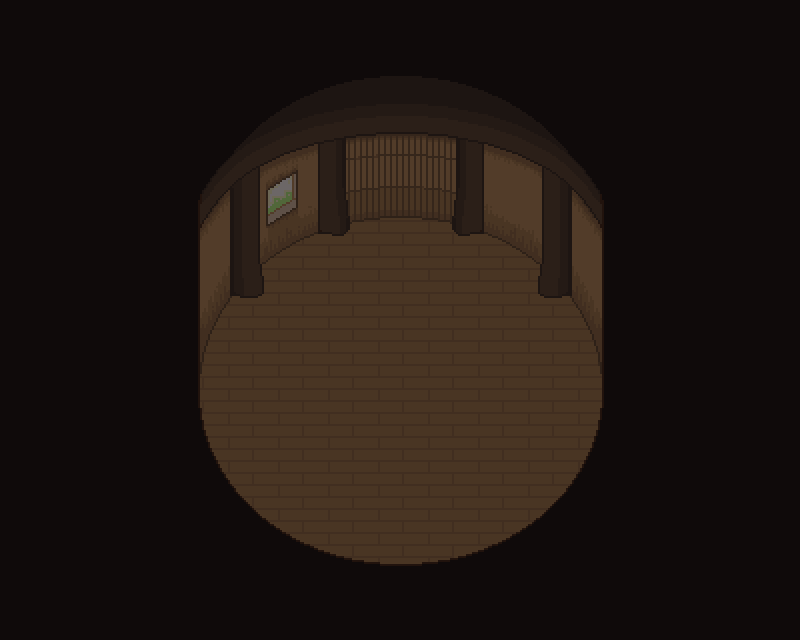

Below is a game level as drawn by its tile map, then a one-line description and the .tmx that defines it (tile-layer data replaced by summaries):
An orthogonal 25x20 tile map with 32x32 px tiles, 4 tile layers (floor, above, top, shade), 2 hidden layers not drawn, 7 tilesets and 5 objects (3x BasicNPC, Door, Chest).

<map version="1.0" tiledversion="1.1.5" orientation="orthogonal" renderorder="right-down" width="25" height="20" tilewidth="32" tileheight="32" infinite="0" nextobjectid="21">
 <properties>
  <property name="ignorenight" type="bool" value="true" />
  <property name="onload" type="file" value="actions/bunniehut.lua" />
  <property name="regionName" value="Bunnie's Hut" />
 </properties>
 <tileset firstgid="1" name="knotholehut" tilewidth="32" tileheight="32" tilecount="1044" columns="29">
  <image source="../art/tiles/knotholehutinterior.png" trans="000000" width="950" height="1170" />
 </tileset>
 <tileset firstgid="1045" source="knothole.tsx" />
 <tileset firstgid="4529" source="robotropolis.tsx" />
 <tileset firstgid="8029" source="cave.tsx" />
 <tileset firstgid="10374" source="knotholeindoors.tsx" />
 <tileset firstgid="12176" source="darkswamp2.tsx" />
 <tileset firstgid="13876" source="darkswamp.tsx" />
 <layer name="floor" width="25" height="20">
  <data>[500 cells, 208 non-empty, 208 distinct tile ids]</data>
 </layer>
 <layer name="above" width="25" height="20">
  <data>[500 cells, 0 non-empty, 0 distinct tile ids]</data>
 </layer>
 <objectgroup name="objects">
  <object id="2" name="Door" type="Door" gid="6839" x="352" y="608" width="64" height="64">
   <properties>
    <property name="align" value="bottom_left" />
    <property name="alignOffsetX" type="float" value="-20" />
    <property name="alignOffsetY" type="float" value="-32" />
    <property name="ghost" type="bool" value="true" />
    <property name="key" value="down" />
    <property name="orientation" value="up" />
    <property name="scene" type="file" value="knothole.lua" />
    <property name="spawn_point" value="BunnieHutDoor" />
    <property name="spawn_point_offset_x" type="float" value="16" />
    <property name="spawn_point_offset_y" type="float" value="40" />
    <property name="sprite" type="file" value="../art/sprites/hutdoor.png" />
   </properties>
  </object>
  <object id="4" name="BunniesBed" type="BasicNPC" gid="6839" x="416" y="416" width="192" height="64">
   <properties>
    <property name="align" value="bottom_left" />
    <property name="sprite" type="file" value="../art/sprites/bunniebed.png" />
   </properties>
  </object>
  <object id="10" name="Brightness" type="BasicNPC" gid="6860" x="256" y="288" width="96" height="32">
   <properties>
    <property name="ghost" type="bool" value="true" />
    <property name="notColliding">return function(self, player)
    player.lights[tostring(self)] = nil
end</property>
    <property name="whileColliding">return function(self, player)
    if not self.scene.nighttime then
        player.lights[tostring(self)] = true
    end
end</property>
   </properties>
  </object>
  <object id="19" name="Chest1" type="Chest" gid="6839" x="480" y="288" width="64" height="64">
   <properties>
    <property name="Carrot" type="int" value="2" />
    <property name="sprite" type="file" value="../art/sprites/chest2.png" />
   </properties>
  </object>
  <object id="20" name="Bunnie" type="BasicNPC" gid="4565" x="384" y="288" width="64" height="96">
   <properties>
    <property name="align" value="bottom_left" />
    <property name="alignOffsetX" type="float" value="-8" />
    <property name="alignOffsetY" type="float" value="-16" />
    <property name="defaultAnim" value="idleup" />
    <property name="ghost" type="bool" value="false" />
    <property name="nonight" type="bool" value="true" />
    <property name="onInteract">local Serial = require "actions/Serial"
local Do = require "actions/Do"
local MessageBox = require "actions/MessageBox"
local Menu = require "actions/Menu"
local BlockPlayer = require "actions/BlockPlayer"
local PlayAudio = require "actions/PlayAudio"
local Wait = require "actions/Wait"
local Ease = require "actions/Ease"
local Parallel = require "actions/Parallel"
local Transform = require "util/Transform"
local Layout = require "util/Layout"
local NPC = require "object/NPC"
return function(self)
    return BlockPlayer {
        MessageBox {message = "Bunnie: That big gray dog-fella is just drivin' me crazy!"}
    }
end</property>
    <property name="sprite" type="file" value="../art/sprites/bunny.png" />
   </properties>
  </object>
 </objectgroup>
 <layer name="top" width="25" height="20">
  <data>[500 cells, 0 non-empty, 0 distinct tile ids]</data>
 </layer>
 <layer name="shade" width="25" height="20">
  <data>[500 cells, 500 non-empty, 1 distinct tile ids]</data>
 </layer>
 <layer name="Collision" width="25" height="20" visible="0">
  <data>[500 cells, 35 non-empty, 2 distinct tile ids]</data>
 </layer>
 <layer name="BunnyExtCollision" width="25" height="20" visible="0">
  <data>[500 cells, 0 non-empty, 0 distinct tile ids]</data>
 </layer>
</map>
